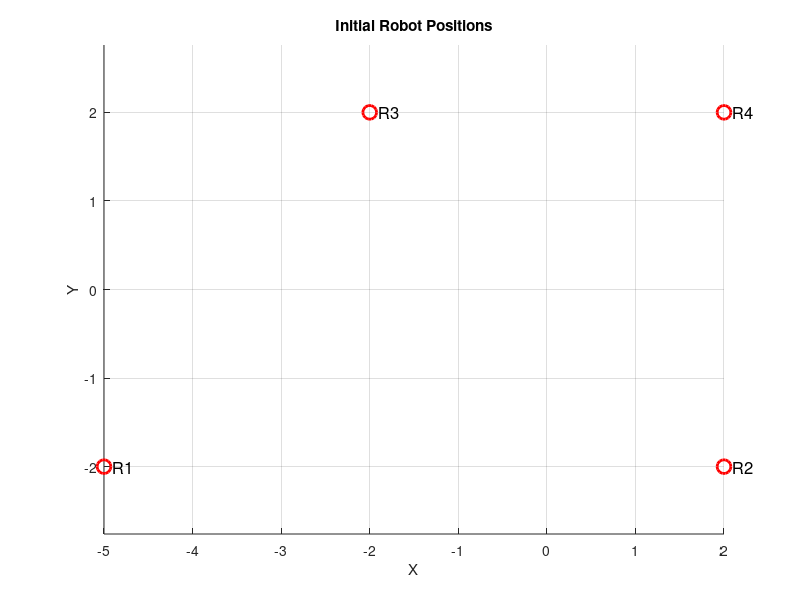

This chart was generated by the following MATLAB code: (Note: this script raises an error after producing the figure.)
fclose all; close all; clear all; clc;% Load data with original column names
% Main script
global global_noise_factor;
global global_noise_range;

global_noise_range = 0.1;
global_noise_factor = 0.1;


% Initial positions of robots
robot_start_positions = [-5 -2; 2 -2; -2 2; 2 2]
% robot_start_positions = [-5 -2; 2 -2; -2 2]
% robot_start_positions = [0 0; 5 0; 3 3; 0 5]
%       ; 2 2; 5 1; 0 2; 4 2];  % Each row is [x, y] for one robot 

positions = robot_start_positions;
figure;
hold on;
for i = 1:size(positions, 1)
    plot(positions(i,1), positions(i,2), 'ro', 'MarkerSize', 10, 'LineWidth', 2);
    text(positions(i,1)+0.1, positions(i,2), sprintf('R%d', i), 'FontSize', 12);
end
grid on;
xlabel('X');
ylabel('Y');
hold off;
title('Initial Robot Positions');
axis equal;

%% Start conditions
% Plot initial positions
actual_positions = robot_start_positions;


%% Movement
% Movement of robots one step at a time
for i = 1:100
    actual_positions = move_robot_step(actual_positions, 1, -1, -1);
    actual_positions = move_robot_step(actual_positions, 2, 1, -1);
    actual_positions = move_robot_step(actual_positions, 3, -1, 1);
    actual_positions = move_robot_step(actual_positions, 4, 1, 1);
    
    plotRobotsAfter(actual_positions);

end


% [actual_positions,estimated_positions] = find_movement_vector(actual_positions,estimated_positions, 1, -1, -1, 0.1);

% [actual_positions,estimated_positions] = move_to_target(actual_positions,estimated_positions, 2, 1, -1, 0.1);
% [actual_positions,estimated_positions] = move_to_target(actual_positions,estimated_positions, 3, -1, 1, 0.1);
% [actual_positions,estimated_positions] = move_to_target(actual_positions,estimated_positions, 4, 1, 1, 0.1);




%% Final position plotting
positions = actual_positions;
for i = 1:size(positions, 1)
    plot(positions(i,1), positions(i,2), 'ro', 'MarkerSize', 10, 'LineWidth', 2);
end

%%
function actual_positions = move_robot_step(actual_positions, robot_id, target_x, target_y)
    [total_distance,angle] = find_movement_vector(actual_positions, robot_id, target_x, target_y);
    angle_noise_deg = -10 + (20)*rand();  % Random number between -10 and +10
    angle_noise_rad = deg2rad(angle_noise_deg);

    dx = 1/5*total_distance*cos(angle+angle_noise_rad);
    dy = 1/5*total_distance*sin(angle+angle_noise_rad);
    actual_positions = moveRobot(actual_positions, robot_id, dx, dy);
end

%%
function [total_distance,angle] = find_movement_vector(actual_positions, robot_id, target_x, target_y)
    % Step 1: Estimate current position using trilateration
    [x_est, y_est] = getEstimatedPosition(actual_positions, robot_id);
    
    % Step 2: Compute total displacement
    total_dx = target_x - x_est;
    total_dy = target_y - y_est;
    total_distance = norm([total_dx, total_dy]); % magnitude
    angle = atan2(total_dy,total_dx);            % direction
end

%% Function for trilateration
function [x_est, y_est] = getEstimatedPosition(actual_positions, robot_id)
    % robot_positions: n x 2 matrix [x, y]
    % distances:       n x n matrix (distance from i to j)
    % robot_id:        index of the current robot (1 to n)

    n = size(actual_positions, 1);
    
    if robot_id > n || robot_id < 1
        error('robot_id is out of bounds.');
    end

    distances = computeDistances(actual_positions);
    
    % Exclude the current robot
    idx = setdiff(1:n, robot_id);
    
    % Get neighbor positions and distances
    neighbor_positions = actual_positions(idx, :);
    neighbor_distances = distances(robot_id, idx)';
    
    % Combine into [x, y, d] format
    data = [neighbor_positions, neighbor_distances];

    [x_est, y_est] = Trilateration_2D(data);
end



%% Function for trilateration
function [x, y] = Trilateration_2D(data)
    n = size(data, 1);
    
    if n < 2
        error('At least two reference points are required.');
    elseif n == 2
        % Two-circle intersection (choose one of the two possible points)
        [x1, y1, d1] = deal(data(1,1), data(1,2), data(1,3));
        [x2, y2, d2] = deal(data(2,1), data(2,2), data(2,3));
        
        D = sqrt((x2 - x1)^2 + (y2 - y1)^2);

        if D > d1 + d2 || D < abs(d1 - d2) || D == 0
            error('No solution: the circles do not intersect or are coincident.');
        end

        a = (d1^2 - d2^2 + D^2) / (2 * D);
        px = x1 + a * (x2 - x1) / D;
        py = y1 + a * (y2 - y1) / D;
        h = sqrt(d1^2 - a^2);
        rx = -(y2 - y1) * (h / D);
        ry =  (x2 - x1) * (h / D);

        x = px + rx;  % First possible solution
        y = py + ry;
        
    else
        % Least-squares trilateration for 3+ references
        A = [];
        b = [];
        x1 = data(1,1);
        y1 = data(1,2);
        d1 = data(1,3);

        for i = 2:n
            xi = data(i,1);
            yi = data(i,2);
            di = data(i,3);
            
            A_i = [2*(xi - x1), 2*(yi - y1)];
            b_i = d1^2 - di^2 + xi^2 - x1^2 + yi^2 - y1^2;
            
            A = [A; A_i];
            b = [b; b_i];
        end

        % Least-squares solution
        pos = (A\b);
        x = pos(1);
        y = pos(2);
    end
end


%% Function to plot robots
function plotRobotsAfter(positions)
    hold on;
    for i = 1:size(positions, 1)
        plot(positions(i,1), positions(i,2), 'bo', 'MarkerSize', 4, 'LineWidth', 2);
    end
end

%% Function to compute pairwise distances between robots
function distances = computeDistances(positions)
    n = size(positions, 1);
    distances = zeros(n);

    global global_noise_range;  % Declare the global variable
    % Distance + 10cm noise 
    %     noise_range = 0;  % 10 cm noise (in meters)
    %     noise_range = 0.1;  % 10 cm noise (in meters)
    noise_range = global_noise_range;

    for i = 1:n
        for j = 1:n
            if i ~= j
                dx = positions(i,1) - positions(j,1);
                dy = positions(i,2) - positions(j,2);
                true_dist = sqrt(dx^2 + dy^2);

                % Add uniform noise between -0.1 and +0.1
                noise = (rand() - 0.5) * 2 * noise_range;
                distances(i,j) = true_dist + noise;
            end
        end
    end

end

%% Function to move a robot
function updated_positions = moveRobot(positions, robot_id, dx, dy)
    % positions: current robot positions [n x 2]
    % robot_id: index of the robot being moved
    % dx, dy: movement in x and y directions
    % noise_factor: a small value representing how much noise is proportional to movement

    global global_noise_factor;  % Declare the global variable
    noise_factor = global_noise_factor;
%     noise_factor=0.01;
%     noise_factor=0.01;

    % Calculate the updated position
    updated_positions = positions;
    updated_positions(robot_id, 1) = updated_positions(robot_id, 1) + dx;
    updated_positions(robot_id, 2) = updated_positions(robot_id, 2) + dy;

    % Calculate the noise based on movement distance (proportional to dx, dy)
    noise_x = noise_factor * dx * (2*rand - 1);  % Random noise in x (range: -dx to +dx)
    noise_y = noise_factor * dy * (2*rand - 1);  % Random noise in y (range: -dy to +dy)

    % Apply the noise to the updated positions
    updated_positions(robot_id, 1) = updated_positions(robot_id, 1) + noise_x;
    updated_positions(robot_id, 2) = updated_positions(robot_id, 2) + noise_y;
end
